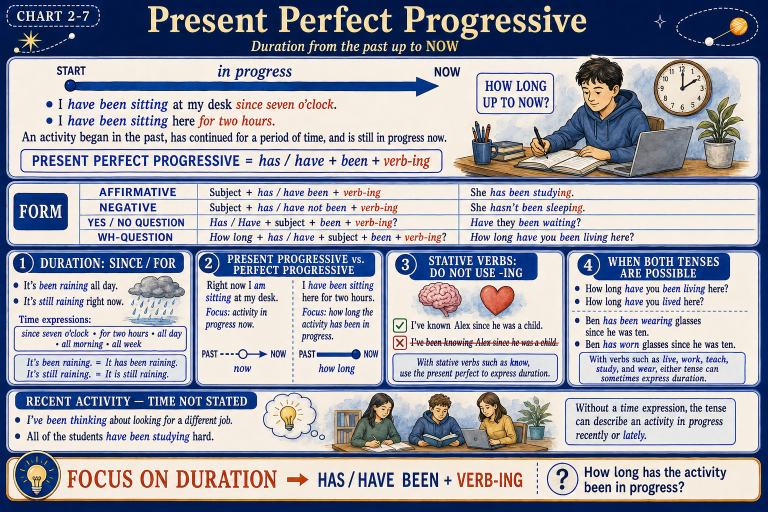
#> input picture plugins/teaching-tools/skills/grammar-chart/assets/style-chart.png, 1536 x 1024 px (shown at 1/2 size)
$ python inspect_render.py ../assets/style-chart.png --kind chart
#> lines starting #> are read from the running program, lines starting #| are printed output that depends on the picture
#!/usr/bin/env python3
"""Coarse technical inspection for EF grammar renders."""

from __future__ import annotations

import argparse
import re
import sys
from pathlib import Path

from PIL import Image, ImageStat


NAME_PATTERNS = {
    "chart": re.compile(r"^(?:CH\d{2}|EF-S\d{2})_CHART-\d+-\d+[A-Z]?\.png$"),
    "exercise": re.compile(r"^EF-S\d{2}_(?:DRILL|EX)-\d+[A-Z]?\.png$"),
    "pretest": re.compile(r"^(?:CH\d{2}|EF-S\d{2})_PRETEST\.png$"),
    "listening": re.compile(r"^EF-S\d{2}_(?:DRILL|EX)-\d+[A-Z]?\.png$"),
}


def rgb_distance(a: tuple[float, ...], b: tuple[int, int, int]) -> float:
    return sum((a[i] - b[i]) ** 2 for i in range(3)) ** 0.5


def inspect(path: Path, kind: str) -> list[str]:
#> called with kind = 'chart'
    issues: list[str] = []
    if not NAME_PATTERNS[kind].match(path.name):
        issues.append(f"filename does not match the {kind} convention")

    with Image.open(path) as image:
#> image is the input picture: PIL image 1536x1024 RGB; mean R, G, B 160, 161.8, 174.4
        image = image.convert("RGB")
        width, height = image.size
#> width = 1536; height = 1024
        if (width, height) != (1536, 1024):
            issues.append(f"non-default dimensions: {width}x{height}")
        ratio = width / height
#> ratio = 1.5
        if not 1.45 <= ratio <= 1.55:
            issues.append(f"unexpected aspect ratio: {ratio:.3f}")

        top = image.crop((0, 0, width, max(1, int(height * 0.12))))
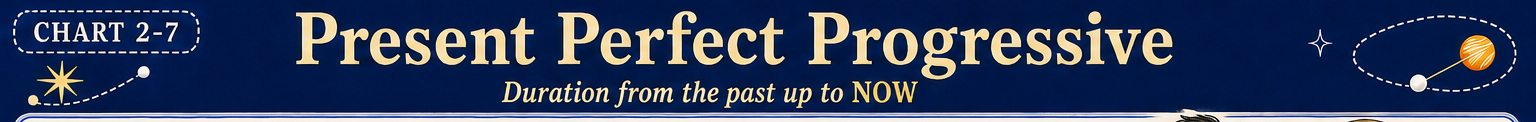
#> top: PIL image 1536x122 RGB; mean R, G, B 45.4, 60.1, 93.1
        top_mean = ImageStat.Stat(top).mean
#> top_mean = [45.38, 60.14, 93.14]
        if rgb_distance(tuple(top_mean), (10, 45, 120)) > 120:
            issues.append("header is not predominantly cobalt/navy")

        whole_mean = ImageStat.Stat(image).mean
#> whole_mean = [160, 161.8, 174.4]
        if max(whole_mean) - min(whole_mean) < 8:
            issues.append("image appears unusually low in color variation")

    return issues


def main() -> int:
    parser = argparse.ArgumentParser()
    parser.add_argument("image", type=Path)
    parser.add_argument("--kind", choices=sorted(NAME_PATTERNS), required=True)
    args = parser.parse_args()

    if not args.image.is_file():
        print(f"FAIL: file not found: {args.image}")
        return 2

    issues = inspect(args.image, args.kind)
    if issues:
        print("CHECK:")
        for issue in issues:
            print(f"- {issue}")
        return 1

    print("PASS: dimensions, filename, aspect ratio, and coarse palette checks")
    return 0


if __name__ == "__main__":
#> (the run stopped early here; a loop or call above may not have finished)

$ run again, on plugins/teaching-tools/skills/grammar-chart/assets/style-listening.png
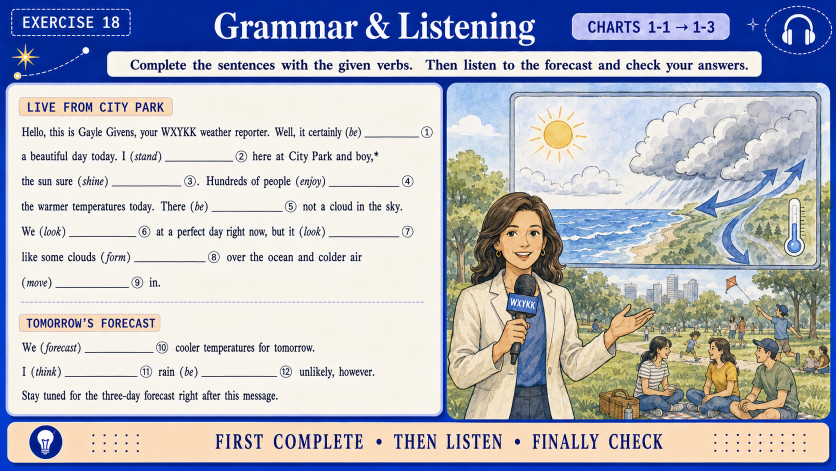
#> input picture plugins/teaching-tools/skills/grammar-chart/assets/style-listening.png, 1672 x 941 px (shown at 1/2 size)
#> in inspect, image is the input picture: PIL image 1672x941 RGB; mean R, G, B 177, 180, 191.2
#> in inspect, `top = image.crop((0, 0, width, max(1, int(height * 0.12))))`:
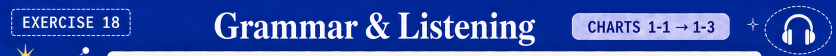
#> top: PIL image 1672x112 RGB (shown at 1/2 size); mean R, G, B 54.9, 82.5, 170.3
#> top_mean = [54.88, 82.5, 170.3]
#> whole_mean = [177, 180, 191.2]
